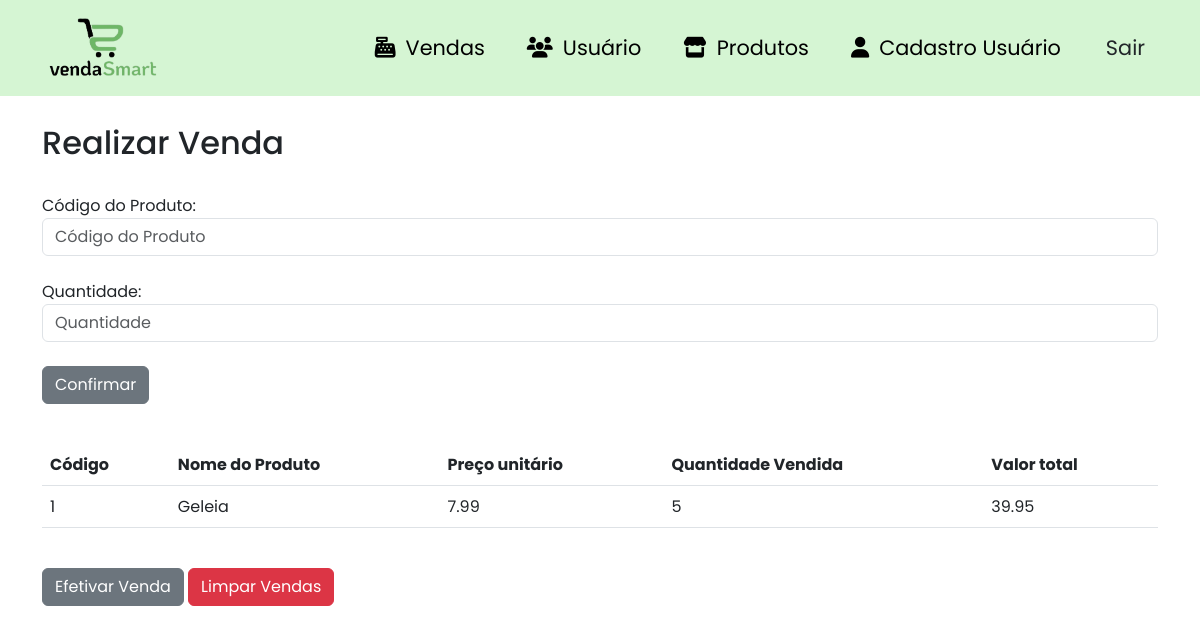
Before: /vendas (signed in) with the older database file.
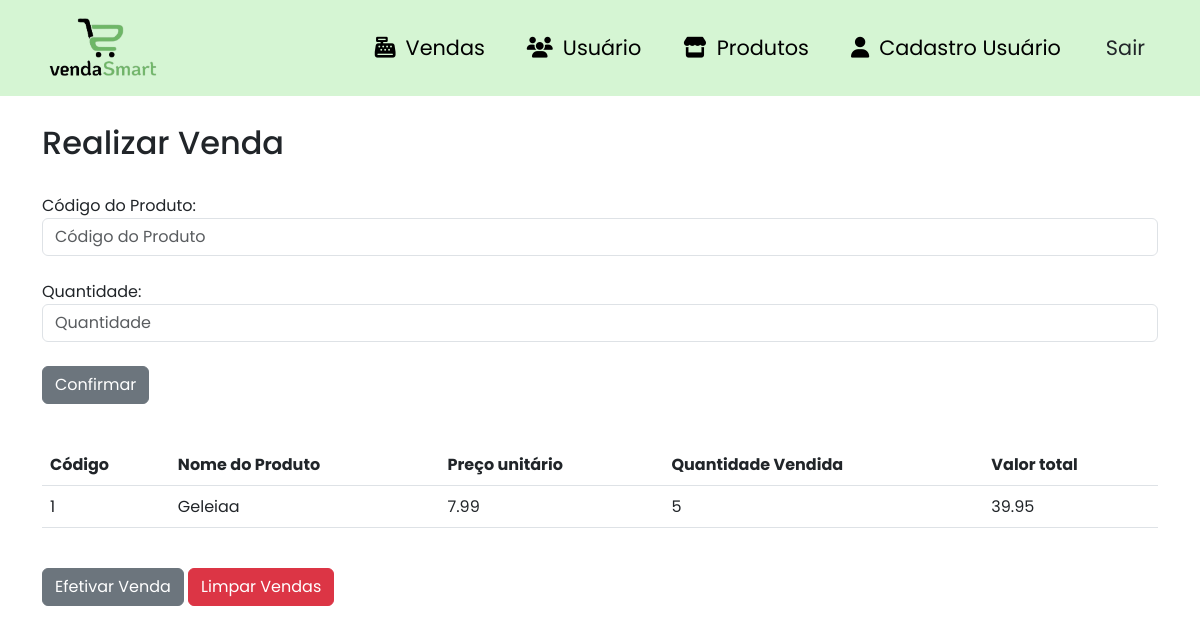
After: the same page with the newer database file.
### site_atividade/models/__init__.py (models this page shows)
class Venda(database.Model):
    id_venda = database.Column(database.Integer, primary_key=True)
    produto_id = database.Column(database.Integer, database.ForeignKey('produtos.id_produtos'), nullable=False)
    quantidade = database.Column(database.Integer, nullable=False)
    total = database.Column(database.Float, nullable=False)

class Produtos(database.Model):
    id_produtos = database.Column(database.Integer, primary_key=True)
    produto = database.Column(database.String, nullable=False)
    preco = database.Column(database.Float, nullable=False)
    estoque = database.Column(database.Integer, nullable=False)
    categoria_fk = database.Column(database.Integer, database.ForeignKey('categoria.id_categoria'), nullable=False)
    venda = database.relationship('Venda', backref='produto')

### site_atividade/routers/__init__.py (the view, shortened to what this page needs)
@app.route("/vendas", methods=['GET', 'POST'])
@login_required
def vendas():
    form = VendasForm(request.form)
    produtos = Produtos.query.all()
    vendas = Venda.query.all()
    if request.method == 'POST' and 'LimparVendas' in request.form:
        Venda.query.delete()
        database.session.commit()
        return redirect(url_for('vendas'))
    return render_template('vendas.html', form=form, produtos=produtos, vendas=vendas)

### site_atividade/forms/__init__.py
class VendasForm(FlaskForm):
    produto_id = IntegerField('ID do Produto', validators=[DataRequired()])
    quantidade = IntegerField('Quantidade', validators=[DataRequired()])
    submit = SubmitField('Confirmar')

### site_atividade/models/__init__.py (called while the page is built)
@login_manager.user_loader
def load_usuario(id_usuario):
    return Usuario.query.get(int(id_usuario))

### site_atividade/templates/vendas.html (shortened to what this page needs)
{% extends 'base.html' %}
{% block body %}
    <div class="container theme-showcase" role="main">
        <br>
        <div class="page-header">
            <h2 class="box-title col-md-12">Realizar Venda</h2>
        </div>
        <br>
        <form method="post" action="{{ url_for('vendas') }}">
            <div class="form-group">
                <label for="{{ form.produto_id.id }}">Código do Produto:</label>
                {{ form.produto_id(class_='form-control', placeholder='Código do Produto') }}
            </div>
            <br>
            <div class="form-group">
                <label for="{{ form.quantidade.id }}">Quantidade:</label>
                {{ form.quantidade(class_='form-control', placeholder='Quantidade') }}
            </div>
            <br>
            <button type="submit" class="btn btn-Secondary">Confirmar</button>
        </form>
        <br>
        <table class="table table-hover" overflow="scroll">
            <thead>
                <tr>
                    <th>Código</th>
                    <th>Nome do Produto</th>
                    <th>Preço unitário</th>
                    <th>Quantidade Vendida</th>
                    <th>Valor total</th>
                </tr>
            </thead>
            <tbody>
                {% for venda in vendas %}
                <tr>
                    <td>{{ venda.produto.id_produtos }}</td>
                    <td>{{ venda.produto.produto }}</td>
                    <td>{{ venda.produto.preco }}</td>
                    <td>{{ venda.quantidade }}</td>
                    <td>{{ venda.total }}</td>
                </tr>
                {% endfor %}
            </tbody>
        </table>
        <br>
        <div class="form-group">
            <form method="post" action="{{ url_for('pagamento') }}" class="d-inline-block">
                <button type="submit" class="btn btn-secondary">Efetivar Venda</button>
            </form>
            <form method="post" action="{{ url_for('vendas') }}" class="d-inline-block">
                <button type="submit" class="btn btn-danger">Limpar Vendas</button>
            </form>
        </div>
    </div>
{% endblock %}

Changed rows visible on the page:
changed through a linked row, Venda: produto.produto "Geleia" → "Geleiaa"
